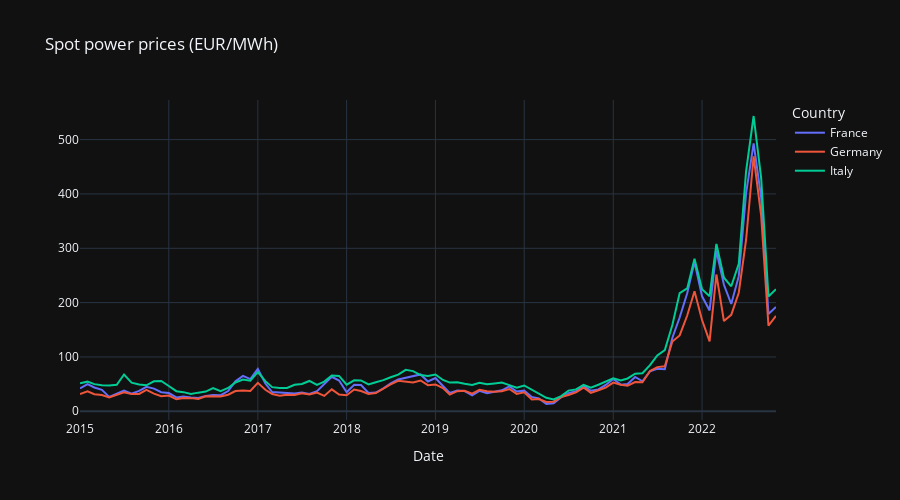
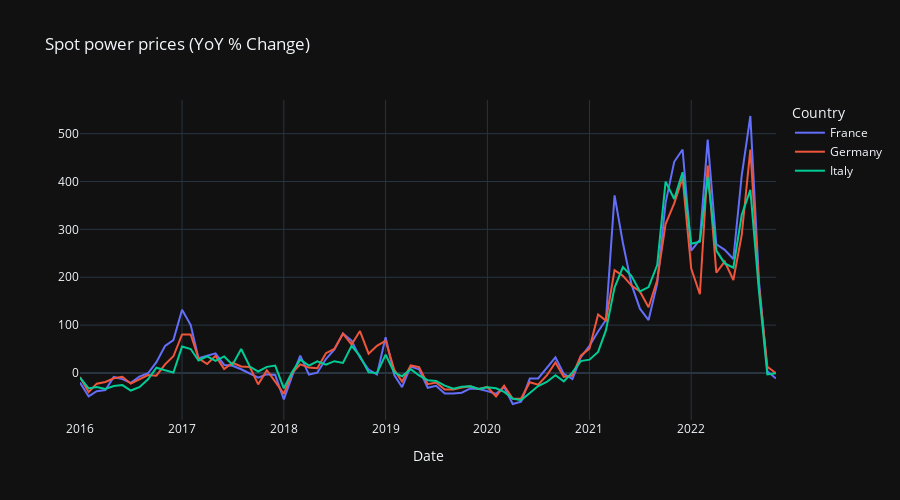

Here is the notebook cell these charts were saved with, in order:
### Code cell
# Code to download data from https://ember-climate.org/app/uploads/2022/09/european_wholesale_electricity_price_data_daily-4.csv

import pandas as pd
import plotly_express as px

# Select data to chart
data_frequency = 2 # Enter 1 (daily prices), 2 (monthly average prices), 3 (yearly average prices)
country_coverage = 2 # Enter 1 (all countries), 2 (specific countries that need to be listed in 'country_list' variable below)
country_list = ['Germany', 'France', 'Italy'] # for use when user wants to import data for certain countries (i.e. option 2 in 'country_coverage')

def time_series_data_func(df, country_list): # returns time series DataFrame (for charting) as well as geographical DataFrame and 'df_ISO_codes' DataFrame (for mapping) of daily/monthly/yearly prices either for all countries or for some . 
    # save ISO3 country codes per country in a DataFrame. ISO3 codes will be used later to create geographical map chart
    country_names  = list(df['Country'].unique()) # assign unique country names to country_names list
    country_codes = list(df['ISO3 Code'].unique()) # assign unique ISO3 country codes to country_codes list
    df_ISO_codes = pd.DataFrame({'Country': country_names, 'ISO3 Code': country_codes}) # create 'df_ISO_codes' DataFrame to host country names and their ISO3 codes
    if country_coverage == 2: # filters time series data only for certain countries that were selected in 'country_list' variable
        df = df[df['Country'].isin(country_list)]
    if data_frequency == 1: # returns time series data (for charting) as well as geographical data (for mapping) of all daily prices either for all countries or for some. 
        df_geo = geo_data_func(df, df_ISO_codes) # formats data that will be used later to create geographical map chart
        return df, df_geo, df_ISO_codes
    elif data_frequency == 2 or data_frequency == 3: # returns time series data (for charting) as well as geographical data (for mapping) of average monthly/yearly prices either for all countries or for some. 
        # calculate monthly average prices by country
        df = df.pivot(index='Date', columns='Country', values='Price (EUR/MWhe)') # move country names to columns
        if data_frequency == 2:
            df = df.groupby(pd.PeriodIndex(df.index, freq="M")).mean() # calculate monthly average values per country
        elif data_frequency == 3:
            df = df.groupby(pd.PeriodIndex(df.index, freq="Y")).mean() # calculate monthly average values per country
        df = df.reset_index() # move 'Date' column from being index into a separate column
        df = df.melt(id_vars=['Date'], value_vars=list(df.columns)[1:], var_name='Country', value_name='Price (EUR/MWhe)') # move individual country columns into a single 'Country' column
        df['Date'] = df['Date'].dt.to_timestamp() # convert DataFrame periods (e.g. 2015-01) to timestamp (e.g. 2015-01-01)
        df_geo = geo_data_func(df, df_ISO_codes) # formats data that will be used later to create geographical map chart
        return df, df_geo, df_ISO_codes

def pct_chg_data_func(df, df_ISO_codes): # returns time series data (for charting) as YoY % change figures depending on which frequency (daily/monthly/yearly) has been selected by user previously in 'data_frequency' variable. Also returns df_ISO_codes, which is needed for creating geographic map. As input, this function uses DataFrame from 'time_series_data_func()' function.
    if data_frequency == 1:
        periods = 365
    elif data_frequency == 2:
        periods = 12
    elif data_frequency == 3:
        periods = 1
    df = df.pivot(index='Date', columns='Country', values='Price (EUR/MWhe)') # move country names to columns
    df = df.pct_change(periods)*100 # calculate YoY percentage change
    df = df[periods:].reset_index() # remove first X rows (where x = value in 'periods' variable) with NaN values and move 'Date' variable from being index to an individual 'Date' column
    df = df.melt(id_vars=['Date'], value_vars=list(df.columns)[1:], var_name='Country', value_name='Price (EUR/MWhe)') # move individual country columns into a single 'Country' column
    df_geo = geo_data_func(df, df_ISO_codes)
    if data_frequency == 1:
        df_geo = pd.merge(df_geo, df_ISO_codes, on ='Country', how ='left').dropna() # add 'ISO3 Code' column to 'df_geo' DataFrame. This will be used later to create a geographic map chart. Also, uses 'dropna()' function to remove NaN values to prevent geographic chart from showing wrong colours due to NaN values.
    return df, df_geo

def geo_data_func(df, df_ISO_codes): # formats data that will be used later to create geographical map chart
    if data_frequency == 1:
        df_geo = df
    elif data_frequency == 2 or data_frequency == 3:
        df_geo = pd.merge(df, df_ISO_codes, on ='Country', how ='left').dropna() # add 'ISO3 Code' column to 'df_geo' DataFrame. This will be used later to create a geographic map chart. Also, uses 'dropna()' function to remove NaN values to prevent geographic chart from showing wrong colours due to NaN values.
    df_geo = df_geo.sort_values('Date').groupby('Country').tail(1) # filter to show the latest (by 'Date' column) value per country
    df_geo = df_geo.sort_values('Price (EUR/MWhe)') # sort by values
    return df_geo


def line_chart_func(df, title): # creates chart of the latest daily or latest average monthly/yearly prices by country
    fig = px.line(df, 
        x=df['Date'],
        y=df['Price (EUR/MWhe)'],
        color=df['Country'],
        title=title,
        height=500, 
        width=900,
        template='plotly_dark'
        )  # charts the data
    fig.update_layout(yaxis=dict(title='')) # replace default title with a custom title in 'title' variable
    fig.show() # chart daily the data

# create geographic map of the latest daily or latest average monthly/yearly prices by country
def geo_map_func(df, title):
    fig = px.choropleth(df,
                            locations='ISO3 Code',
                            projection='orthographic',
                            color='Price (EUR/MWhe)',
                            title=title,
                            height=500, 
                            width=900,
                            color_continuous_scale=['green', 'white', 'red'],
                            #color_continuous_scale=px.colors.sequential.Viridis,
                            #color_continuous_scale='Bluered_r',
                            scope='europe', # limit the map to showing European countries only
                            hover_name='Country',
                            hover_data=['Country', 'Price (EUR/MWhe)']
    )
    fig.show()



# download data from CSV into DataFrame
df = pd.read_csv('european_wholesale_electricity_price_data_daily-4.csv') # copy CSV file downloaded from https://ember-climate.org/app/uploads/2022/09/european_wholesale_electricity_price_data_daily-4.csv into 'df' DataFrame into the same directory as this python file

# functions to run

time_series_data = time_series_data_func(df, country_list)
time_series_chart = line_chart_func(time_series_data[0], 'Spot power prices (EUR/MWh)')
geo_map= geo_map_func(time_series_data[1], 'Spot power prices (EUR/MWh)')
pct_chg_data = pct_chg_data_func(time_series_data[0], time_series_data[2])
pct_chg_data_chart = line_chart_func(pct_chg_data[0], 'Spot power prices (YoY % Change)')
pct_geo_map= geo_map_func(pct_chg_data[1], 'Spot power prices (YoY % Change)')

### Figure 1 — Plotly figure (JSON) as saved in the notebook; plotly's stock layout.template omitted (floating-point values rounded to 4 significant figures)
{"data": [{"hovertemplate": "Country=France<br>Date=%{x}<br>Price (EUR/MWhe)=%{y}<extra></extra>", "legendgroup": "France", "line": {"color": "#636efa", "dash": "solid"}, "marker": {"symbol": "circle"}, "mode": "lines", "name": "France", "orientation": "v", "showlegend": true, "type": "scatter", "x": ["2015-01-01T00:00:00", "2015-02-01T00:00:00", "2015-03-01T00:00:00", "2015-04-01T00:00:00", "2015-05-01T00:00:00", "2015-06-01T00:00:00", "2015-07-01T00:00:00", "2015-08-01T00:00:00", "2015-09-01T00:00:00", "2015-10-01T00:00:00", "2015-11-01T00:00:00", "2015-12-01T00:00:00", "2016-01-01T00:00:00", "2016-02-01T00:00:00", "2016-03-01T00:00:00", "2016-04-01T00:00:00", "2016-05-01T00:00:00", "2016-06-01T00:00:00", "2016-07-01T00:00:00", "2016-08-01T00:00:00", "2016-09-01T00:00:00", "2016-10-01T00:00:00", "2016-11-01T00:00:00", "2016-12-01T00:00:00", "2017-01-01T00:00:00", "2017-02-01T00:00:00", "2017-03-01T00:00:00", "2017-04-01T00:00:00", "2017-05-01T00:00:00", "2017-06-01T00:00:00", "2017-07-01T00:00:00", "2017-08-01T00:00:00", "2017-09-01T00:00:00", "2017-10-01T00:00:00", "2017-11-01T00:00:00", "2017-12-01T00:00:00", "2018-01-01T00:00:00", "2018-02-01T00:00:00", "2018-03-01T00:00:00", "2018-04-01T00:00:00", "2018-05-01T00:00:00", "2018-06-01T00:00:00", "2018-07-01T00:00:00", "2018-08-01T00:00:00", "2018-09-01T00:00:00", "2018-10-01T00:00:00", "2018-11-01T00:00:00", "2018-12-01T00:00:00", "2019-01-01T00:00:00", "2019-02-01T00:00:00", "2019-03-01T00:00:00", "2019-04-01T00:00:00", "2019-05-01T00:00:00", "2019-06-01T00:00:00", "2019-07-01T00:00:00", "2019-08-01T00:00:00", "2019-09-01T00:00:00", "2019-10-01T00:00:00", "2019-11-01T00:00:00", "2019-12-01T00:00:00", "2020-01-01T00:00:00", "2020-02-01T00:00:00", "2020-03-01T00:00:00", "2020-04-01T00:00:00", "2020-05-01T00:00:00", "2020-06-01T00:00:00", "2020-07-01T00:00:00", "2020-08-01T00:00:00", "2020-09-01T00:00:00", "2020-10-01T00:00:00", "2020-11-01T00:00:00", "2020-12-01T00:00:00", "2021-01-01T00:00:00", "2021-02-01T00:00:00", "2021-03-01T00:00:00", "2021-04-01T00:00:00", "2021-05-01T00:00:00", "2021-06-01T00:00:00", "2021-07-01T00:00:00", "2021-08-01T00:00:00", "2021-09-01T00:00:00", "2021-10-01T00:00:00", "2021-11-01T00:00:00", "2021-12-01T00:00:00", "2022-01-01T00:00:00", "2022-02-01T00:00:00", "2022-03-01T00:00:00", "2022-04-01T00:00:00", "2022-05-01T00:00:00", "2022-06-01T00:00:00", "2022-07-01T00:00:00", "2022-08-01T00:00:00", "2022-09-01T00:00:00", "2022-10-01T00:00:00", "2022-11-01T00:00:00"], "xaxis": "x", "y": [41.95, 50.14, 43.8, 39.52, 26.46, 32.16, 37.92, 32.19, 37.45, 44.96, 41.7, 35.13, 33.59, 25.54, 27.09, 25.48, 24.28, 28.02, 30.1, 29.72, 37.2, 55.17, 65.18, 59.24, 78.0, 51.14, 35.4, 34.74, 34.26, 32.74, 34.61, 32.02, 37.0, 49.68, 63.46, 56.69, 34.98, 48.78, 48.19, 33.54, 34.5, 42.29, 51.44, 58.45, 61.95, 65.64, 67.81, 54.89, 61.15, 46.61, 33.85, 38.1, 37.2, 29.24, 37.69, 33.36, 35.55, 38.62, 45.95, 36.47, 37.97, 26.25, 23.83, 13.41, 14.88, 25.85, 33.42, 36.76, 47.19, 37.87, 40.14, 48.42, 59.47, 49.01, 50.23, 63.15, 55.26, 73.56, 78.31, 77.4, 135.3, 172.5, 217.2, 274.5, 211.6, 185.6, 295.2, 232.9, 197.5, 248.7, 401.0, 493.0, 393.5, 178.9, 192.2], "yaxis": "y"}, {"hovertemplate": "Country=Germany<br>Date=%{x}<br>Price (EUR/MWhe)=%{y}<extra></extra>", "legendgroup": "Germany", "line": {"color": "#EF553B", "dash": "solid"}, "marker": {"symbol": "circle"}, "mode": "lines", "name": "Germany", "orientation": "v", "showlegend": true, "type": "scatter", "x": ["2015-01-01T00:00:00", "2015-02-01T00:00:00", "2015-03-01T00:00:00", "2015-04-01T00:00:00", "2015-05-01T00:00:00", "2015-06-01T00:00:00", "2015-07-01T00:00:00", "2015-08-01T00:00:00", "2015-09-01T00:00:00", "2015-10-01T00:00:00", "2015-11-01T00:00:00", "2015-12-01T00:00:00", "2016-01-01T00:00:00", "2016-02-01T00:00:00", "2016-03-01T00:00:00", "2016-04-01T00:00:00", "2016-05-01T00:00:00", "2016-06-01T00:00:00", "2016-07-01T00:00:00", "2016-08-01T00:00:00", "2016-09-01T00:00:00", "2016-10-01T00:00:00", "2016-11-01T00:00:00", "2016-12-01T00:00:00", "2017-01-01T00:00:00", "2017-02-01T00:00:00", "2017-03-01T00:00:00", "2017-04-01T00:00:00", "2017-05-01T00:00:00", "2017-06-01T00:00:00", "2017-07-01T00:00:00", "2017-08-01T00:00:00", "2017-09-01T00:00:00", "2017-10-01T00:00:00", "2017-11-01T00:00:00", "2017-12-01T00:00:00", "2018-01-01T00:00:00", "2018-02-01T00:00:00", "2018-03-01T00:00:00", "2018-04-01T00:00:00", "2018-05-01T00:00:00", "2018-06-01T00:00:00", "2018-07-01T00:00:00", "2018-08-01T00:00:00", "2018-09-01T00:00:00", "2018-10-01T00:00:00", "2018-11-01T00:00:00", "2018-12-01T00:00:00", "2019-01-01T00:00:00", "2019-02-01T00:00:00", "2019-03-01T00:00:00", "2019-04-01T00:00:00", "2019-05-01T00:00:00", "2019-06-01T00:00:00", "2019-07-01T00:00:00", "2019-08-01T00:00:00", "2019-09-01T00:00:00", "2019-10-01T00:00:00", "2019-11-01T00:00:00", "2019-12-01T00:00:00", "2020-01-01T00:00:00", "2020-02-01T00:00:00", "2020-03-01T00:00:00", "2020-04-01T00:00:00", "2020-05-01T00:00:00", "2020-06-01T00:00:00", "2020-07-01T00:00:00", "2020-08-01T00:00:00", "2020-09-01T00:00:00", "2020-10-01T00:00:00", "2020-11-01T00:00:00", "2020-12-01T00:00:00", "2021-01-01T00:00:00", "2021-02-01T00:00:00", "2021-03-01T00:00:00", "2021-04-01T00:00:00", "2021-05-01T00:00:00", "2021-06-01T00:00:00", "2021-07-01T00:00:00", "2021-08-01T00:00:00", "2021-09-01T00:00:00", "2021-10-01T00:00:00", "2021-11-01T00:00:00", "2021-12-01T00:00:00", "2022-01-01T00:00:00", "2022-02-01T00:00:00", "2022-03-01T00:00:00", "2022-04-01T00:00:00", "2022-05-01T00:00:00", "2022-06-01T00:00:00", "2022-07-01T00:00:00", "2022-08-01T00:00:00", "2022-09-01T00:00:00", "2022-10-01T00:00:00", "2022-11-01T00:00:00"], "xaxis": "x", "y": [31.68, 36.69, 31.3, 29.78, 25.33, 30.11, 34.98, 31.61, 31.89, 39.37, 32.38, 27.79, 29.03, 22.0, 24.3, 24.21, 22.55, 27.7, 27.18, 27.18, 30.51, 37.14, 38.21, 37.47, 52.41, 39.68, 31.69, 28.72, 30.61, 30.0, 33.01, 30.86, 34.3, 28.29, 40.38, 30.71, 29.5, 40.12, 37.36, 31.96, 33.66, 42.39, 49.59, 56.22, 54.76, 53.08, 56.68, 48.11, 49.41, 42.81, 30.62, 36.97, 37.83, 32.5, 39.71, 36.82, 35.77, 36.95, 41.01, 31.97, 34.98, 21.91, 22.52, 17.05, 17.6, 26.23, 30.07, 34.89, 43.68, 33.95, 38.8, 43.55, 52.79, 48.71, 47.18, 53.66, 53.33, 74.13, 81.29, 82.81, 128.3, 139.5, 176.2, 221.0, 167.9, 128.8, 251.8, 166.0, 177.5, 218.2, 315.3, 469.3, 360.2, 157.8, 175.4], "yaxis": "y"}, {"hovertemplate": "Country=Italy<br>Date=%{x}<br>Price (EUR/MWhe)=%{y}<extra></extra>", "legendgroup": "Italy", "line": {"color": "#00cc96", "dash": "solid"}, "marker": {"symbol": "circle"}, "mode": "lines", "name": "Italy", "orientation": "v", "showlegend": true, "type": "scatter", "x": ["2015-01-01T00:00:00", "2015-02-01T00:00:00", "2015-03-01T00:00:00", "2015-04-01T00:00:00", "2015-05-01T00:00:00", "2015-06-01T00:00:00", "2015-07-01T00:00:00", "2015-08-01T00:00:00", "2015-09-01T00:00:00", "2015-10-01T00:00:00", "2015-11-01T00:00:00", "2015-12-01T00:00:00", "2016-01-01T00:00:00", "2016-02-01T00:00:00", "2016-03-01T00:00:00", "2016-04-01T00:00:00", "2016-05-01T00:00:00", "2016-06-01T00:00:00", "2016-07-01T00:00:00", "2016-08-01T00:00:00", "2016-09-01T00:00:00", "2016-10-01T00:00:00", "2016-11-01T00:00:00", "2016-12-01T00:00:00", "2017-01-01T00:00:00", "2017-02-01T00:00:00", "2017-03-01T00:00:00", "2017-04-01T00:00:00", "2017-05-01T00:00:00", "2017-06-01T00:00:00", "2017-07-01T00:00:00", "2017-08-01T00:00:00", "2017-09-01T00:00:00", "2017-10-01T00:00:00", "2017-11-01T00:00:00", "2017-12-01T00:00:00", "2018-01-01T00:00:00", "2018-02-01T00:00:00", "2018-03-01T00:00:00", "2018-04-01T00:00:00", "2018-05-01T00:00:00", "2018-06-01T00:00:00", "2018-07-01T00:00:00", "2018-08-01T00:00:00", "2018-09-01T00:00:00", "2018-10-01T00:00:00", "2018-11-01T00:00:00", "2018-12-01T00:00:00", "2019-01-01T00:00:00", "2019-02-01T00:00:00", "2019-03-01T00:00:00", "2019-04-01T00:00:00", "2019-05-01T00:00:00", "2019-06-01T00:00:00", "2019-07-01T00:00:00", "2019-08-01T00:00:00", "2019-09-01T00:00:00", "2019-10-01T00:00:00", "2019-11-01T00:00:00", "2019-12-01T00:00:00", "2020-01-01T00:00:00", "2020-02-01T00:00:00", "2020-03-01T00:00:00", "2020-04-01T00:00:00", "2020-05-01T00:00:00", "2020-06-01T00:00:00", "2020-07-01T00:00:00", "2020-08-01T00:00:00", "2020-09-01T00:00:00", "2020-10-01T00:00:00", "2020-11-01T00:00:00", "2020-12-01T00:00:00", "2021-01-01T00:00:00", "2021-02-01T00:00:00", "2021-03-01T00:00:00", "2021-04-01T00:00:00", "2021-05-01T00:00:00", "2021-06-01T00:00:00", "2021-07-01T00:00:00", "2021-08-01T00:00:00", "2021-09-01T00:00:00", "2021-10-01T00:00:00", "2021-11-01T00:00:00", "2021-12-01T00:00:00", "2022-01-01T00:00:00", "2022-02-01T00:00:00", "2022-03-01T00:00:00", "2022-04-01T00:00:00", "2022-05-01T00:00:00", "2022-06-01T00:00:00", "2022-07-01T00:00:00", "2022-08-01T00:00:00", "2022-09-01T00:00:00", "2022-10-01T00:00:00", "2022-11-01T00:00:00"], "xaxis": "x", "y": [51.6, 54.52, 49.94, 47.85, 47.27, 48.64, 67.72, 52.74, 49.45, 47.79, 55.17, 55.76, 46.47, 36.98, 35.24, 31.88, 34.32, 36.32, 42.88, 37.16, 42.92, 53.05, 58.31, 56.36, 72.09, 55.48, 44.41, 42.88, 43.02, 48.84, 50.33, 55.79, 48.59, 54.69, 65.77, 65.08, 48.96, 57.05, 56.8, 49.42, 53.5, 57.27, 62.73, 67.54, 76.24, 73.94, 66.6, 65.08, 67.65, 57.64, 52.83, 53.4, 50.67, 48.59, 52.35, 49.63, 51.18, 52.85, 48.17, 43.34, 47.46, 39.27, 31.98, 24.8, 21.78, 28.06, 38.0, 40.31, 48.77, 43.55, 48.77, 54.08, 60.7, 56.57, 60.41, 69.07, 69.94, 84.88, 102.7, 112.7, 158.7, 217.7, 226.0, 281.0, 224.5, 211.8, 308.0, 245.8, 230.0, 271.6, 441.7, 543.5, 429.2, 211.3, 224.7], "yaxis": "y"}], "layout": {"height": 500, "legend": {"title": {"text": "Country"}, "tracegroupgap": 0}, "title": {"text": "Spot power prices (EUR/MWh)"}, "width": 900, "xaxis": {"anchor": "y", "domain": [0, 1], "title": {"text": "Date"}}, "yaxis": {"anchor": "x", "domain": [0, 1], "title": {"text": ""}}}}

### Figure 2 — Plotly figure (JSON) as saved in the notebook; plotly's stock layout.template omitted (floating-point values rounded to 4 significant figures)
{"data": [{"hovertemplate": "Country=France<br>Date=%{x}<br>Price (EUR/MWhe)=%{y}<extra></extra>", "legendgroup": "France", "line": {"color": "#636efa", "dash": "solid"}, "marker": {"symbol": "circle"}, "mode": "lines", "name": "France", "orientation": "v", "showlegend": true, "type": "scatter", "x": ["2016-01-01T00:00:00", "2016-02-01T00:00:00", "2016-03-01T00:00:00", "2016-04-01T00:00:00", "2016-05-01T00:00:00", "2016-06-01T00:00:00", "2016-07-01T00:00:00", "2016-08-01T00:00:00", "2016-09-01T00:00:00", "2016-10-01T00:00:00", "2016-11-01T00:00:00", "2016-12-01T00:00:00", "2017-01-01T00:00:00", "2017-02-01T00:00:00", "2017-03-01T00:00:00", "2017-04-01T00:00:00", "2017-05-01T00:00:00", "2017-06-01T00:00:00", "2017-07-01T00:00:00", "2017-08-01T00:00:00", "2017-09-01T00:00:00", "2017-10-01T00:00:00", "2017-11-01T00:00:00", "2017-12-01T00:00:00", "2018-01-01T00:00:00", "2018-02-01T00:00:00", "2018-03-01T00:00:00", "2018-04-01T00:00:00", "2018-05-01T00:00:00", "2018-06-01T00:00:00", "2018-07-01T00:00:00", "2018-08-01T00:00:00", "2018-09-01T00:00:00", "2018-10-01T00:00:00", "2018-11-01T00:00:00", "2018-12-01T00:00:00", "2019-01-01T00:00:00", "2019-02-01T00:00:00", "2019-03-01T00:00:00", "2019-04-01T00:00:00", "2019-05-01T00:00:00", "2019-06-01T00:00:00", "2019-07-01T00:00:00", "2019-08-01T00:00:00", "2019-09-01T00:00:00", "2019-10-01T00:00:00", "2019-11-01T00:00:00", "2019-12-01T00:00:00", "2020-01-01T00:00:00", "2020-02-01T00:00:00", "2020-03-01T00:00:00", "2020-04-01T00:00:00", "2020-05-01T00:00:00", "2020-06-01T00:00:00", "2020-07-01T00:00:00", "2020-08-01T00:00:00", "2020-09-01T00:00:00", "2020-10-01T00:00:00", "2020-11-01T00:00:00", "2020-12-01T00:00:00", "2021-01-01T00:00:00", "2021-02-01T00:00:00", "2021-03-01T00:00:00", "2021-04-01T00:00:00", "2021-05-01T00:00:00", "2021-06-01T00:00:00", "2021-07-01T00:00:00", "2021-08-01T00:00:00", "2021-09-01T00:00:00", "2021-10-01T00:00:00", "2021-11-01T00:00:00", "2021-12-01T00:00:00", "2022-01-01T00:00:00", "2022-02-01T00:00:00", "2022-03-01T00:00:00", "2022-04-01T00:00:00", "2022-05-01T00:00:00", "2022-06-01T00:00:00", "2022-07-01T00:00:00", "2022-08-01T00:00:00", "2022-09-01T00:00:00", "2022-10-01T00:00:00", "2022-11-01T00:00:00"], "xaxis": "x", "y": [-19.93, -49.06, -38.15, -35.52, -8.242, -12.85, -20.62, -7.688, -0.6569, 22.71, 56.31, 68.64, 132.2, 100.2, 30.7, 36.33, 41.12, 16.82, 14.99, 7.76, -0.5403, -9.942, -2.639, -4.309, -55.15, -4.603, 36.11, -3.446, 0.6816, 29.19, 48.63, 82.53, 67.44, 32.13, 6.852, -3.174, 74.8, -4.454, -29.76, 13.59, 7.845, -30.85, -26.73, -42.92, -42.62, -41.17, -32.24, -33.56, -37.91, -43.68, -29.59, -64.81, -60.01, -11.61, -11.33, 10.19, 32.74, -1.926, -12.63, 32.79, 56.62, 86.72, 110.7, 371.1, 271.5, 184.6, 134.3, 110.5, 186.7, 355.6, 441.2, 466.9, 255.8, 278.7, 487.7, 268.8, 257.3, 238.1, 412.0, 536.9, 190.9, 3.68, -11.55], "yaxis": "y"}, {"hovertemplate": "Country=Germany<br>Date=%{x}<br>Price (EUR/MWhe)=%{y}<extra></extra>", "legendgroup": "Germany", "line": {"color": "#EF553B", "dash": "solid"}, "marker": {"symbol": "circle"}, "mode": "lines", "name": "Germany", "orientation": "v", "showlegend": true, "type": "scatter", "x": ["2016-01-01T00:00:00", "2016-02-01T00:00:00", "2016-03-01T00:00:00", "2016-04-01T00:00:00", "2016-05-01T00:00:00", "2016-06-01T00:00:00", "2016-07-01T00:00:00", "2016-08-01T00:00:00", "2016-09-01T00:00:00", "2016-10-01T00:00:00", "2016-11-01T00:00:00", "2016-12-01T00:00:00", "2017-01-01T00:00:00", "2017-02-01T00:00:00", "2017-03-01T00:00:00", "2017-04-01T00:00:00", "2017-05-01T00:00:00", "2017-06-01T00:00:00", "2017-07-01T00:00:00", "2017-08-01T00:00:00", "2017-09-01T00:00:00", "2017-10-01T00:00:00", "2017-11-01T00:00:00", "2017-12-01T00:00:00", "2018-01-01T00:00:00", "2018-02-01T00:00:00", "2018-03-01T00:00:00", "2018-04-01T00:00:00", "2018-05-01T00:00:00", "2018-06-01T00:00:00", "2018-07-01T00:00:00", "2018-08-01T00:00:00", "2018-09-01T00:00:00", "2018-10-01T00:00:00", "2018-11-01T00:00:00", "2018-12-01T00:00:00", "2019-01-01T00:00:00", "2019-02-01T00:00:00", "2019-03-01T00:00:00", "2019-04-01T00:00:00", "2019-05-01T00:00:00", "2019-06-01T00:00:00", "2019-07-01T00:00:00", "2019-08-01T00:00:00", "2019-09-01T00:00:00", "2019-10-01T00:00:00", "2019-11-01T00:00:00", "2019-12-01T00:00:00", "2020-01-01T00:00:00", "2020-02-01T00:00:00", "2020-03-01T00:00:00", "2020-04-01T00:00:00", "2020-05-01T00:00:00", "2020-06-01T00:00:00", "2020-07-01T00:00:00", "2020-08-01T00:00:00", "2020-09-01T00:00:00", "2020-10-01T00:00:00", "2020-11-01T00:00:00", "2020-12-01T00:00:00", "2021-01-01T00:00:00", "2021-02-01T00:00:00", "2021-03-01T00:00:00", "2021-04-01T00:00:00", "2021-05-01T00:00:00", "2021-06-01T00:00:00", "2021-07-01T00:00:00", "2021-08-01T00:00:00", "2021-09-01T00:00:00", "2021-10-01T00:00:00", "2021-11-01T00:00:00", "2021-12-01T00:00:00", "2022-01-01T00:00:00", "2022-02-01T00:00:00", "2022-03-01T00:00:00", "2022-04-01T00:00:00", "2022-05-01T00:00:00", "2022-06-01T00:00:00", "2022-07-01T00:00:00", "2022-08-01T00:00:00", "2022-09-01T00:00:00", "2022-10-01T00:00:00", "2022-11-01T00:00:00"], "xaxis": "x", "y": [-8.377, -40.05, -22.36, -18.7, -10.97, -7.984, -22.29, -14.02, -4.322, -5.658, 18.01, 34.85, 80.55, 80.38, 30.43, 18.63, 35.73, 8.298, 21.43, 13.51, 12.41, -23.83, 5.667, -18.04, -43.71, 1.114, 17.88, 11.28, 9.962, 41.29, 50.25, 82.19, 59.66, 87.64, 40.37, 56.66, 67.49, 6.709, -18.05, 15.68, 12.4, -23.33, -19.92, -34.51, -34.69, -30.4, -27.66, -33.55, -29.21, -48.82, -26.44, -53.89, -53.47, -19.31, -24.27, -5.239, 22.13, -8.1, -5.388, 36.21, 50.93, 122.3, 109.5, 214.7, 202.9, 182.6, 170.3, 137.4, 193.8, 311.0, 354.3, 407.4, 218.0, 164.4, 433.6, 209.4, 232.8, 194.3, 287.8, 466.8, 180.7, 13.07, -0.4535], "yaxis": "y"}, {"hovertemplate": "Country=Italy<br>Date=%{x}<br>Price (EUR/MWhe)=%{y}<extra></extra>", "legendgroup": "Italy", "line": {"color": "#00cc96", "dash": "solid"}, "marker": {"symbol": "circle"}, "mode": "lines", "name": "Italy", "orientation": "v", "showlegend": true, "type": "scatter", "x": ["2016-01-01T00:00:00", "2016-02-01T00:00:00", "2016-03-01T00:00:00", "2016-04-01T00:00:00", "2016-05-01T00:00:00", "2016-06-01T00:00:00", "2016-07-01T00:00:00", "2016-08-01T00:00:00", "2016-09-01T00:00:00", "2016-10-01T00:00:00", "2016-11-01T00:00:00", "2016-12-01T00:00:00", "2017-01-01T00:00:00", "2017-02-01T00:00:00", "2017-03-01T00:00:00", "2017-04-01T00:00:00", "2017-05-01T00:00:00", "2017-06-01T00:00:00", "2017-07-01T00:00:00", "2017-08-01T00:00:00", "2017-09-01T00:00:00", "2017-10-01T00:00:00", "2017-11-01T00:00:00", "2017-12-01T00:00:00", "2018-01-01T00:00:00", "2018-02-01T00:00:00", "2018-03-01T00:00:00", "2018-04-01T00:00:00", "2018-05-01T00:00:00", "2018-06-01T00:00:00", "2018-07-01T00:00:00", "2018-08-01T00:00:00", "2018-09-01T00:00:00", "2018-10-01T00:00:00", "2018-11-01T00:00:00", "2018-12-01T00:00:00", "2019-01-01T00:00:00", "2019-02-01T00:00:00", "2019-03-01T00:00:00", "2019-04-01T00:00:00", "2019-05-01T00:00:00", "2019-06-01T00:00:00", "2019-07-01T00:00:00", "2019-08-01T00:00:00", "2019-09-01T00:00:00", "2019-10-01T00:00:00", "2019-11-01T00:00:00", "2019-12-01T00:00:00", "2020-01-01T00:00:00", "2020-02-01T00:00:00", "2020-03-01T00:00:00", "2020-04-01T00:00:00", "2020-05-01T00:00:00", "2020-06-01T00:00:00", "2020-07-01T00:00:00", "2020-08-01T00:00:00", "2020-09-01T00:00:00", "2020-10-01T00:00:00", "2020-11-01T00:00:00", "2020-12-01T00:00:00", "2021-01-01T00:00:00", "2021-02-01T00:00:00", "2021-03-01T00:00:00", "2021-04-01T00:00:00", "2021-05-01T00:00:00", "2021-06-01T00:00:00", "2021-07-01T00:00:00", "2021-08-01T00:00:00", "2021-09-01T00:00:00", "2021-10-01T00:00:00", "2021-11-01T00:00:00", "2021-12-01T00:00:00", "2022-01-01T00:00:00", "2022-02-01T00:00:00", "2022-03-01T00:00:00", "2022-04-01T00:00:00", "2022-05-01T00:00:00", "2022-06-01T00:00:00", "2022-07-01T00:00:00", "2022-08-01T00:00:00", "2022-09-01T00:00:00", "2022-10-01T00:00:00", "2022-11-01T00:00:00"], "xaxis": "x", "y": [-9.951, -32.18, -29.45, -33.39, -27.41, -25.34, -36.68, -29.54, -13.21, 11.01, 5.704, 1.088, 55.14, 50.05, 26.04, 34.53, 25.36, 34.48, 17.36, 50.14, 13.22, 3.096, 12.79, 15.46, -32.08, 2.827, 27.9, 15.25, 24.35, 17.27, 24.64, 21.05, 56.9, 35.19, 1.252, 0.005948, 38.16, 1.027, -6.982, 8.047, -5.278, -15.16, -16.55, -26.51, -32.87, -28.53, -27.67, -33.41, -29.84, -31.86, -39.48, -53.56, -57.01, -42.26, -27.4, -18.79, -4.699, -17.59, 1.241, 24.78, 27.88, 44.04, 88.92, 178.5, 221.1, 202.5, 170.3, 179.5, 225.5, 399.8, 363.5, 419.5, 269.9, 274.3, 409.8, 255.8, 228.9, 220.0, 330.0, 382.4, 170.4, -2.941, -0.5764], "yaxis": "y"}], "layout": {"height": 500, "legend": {"title": {"text": "Country"}, "tracegroupgap": 0}, "title": {"text": "Spot power prices (YoY % Change)"}, "width": 900, "xaxis": {"anchor": "y", "domain": [0, 1], "title": {"text": "Date"}}, "yaxis": {"anchor": "x", "domain": [0, 1], "title": {"text": ""}}}}
